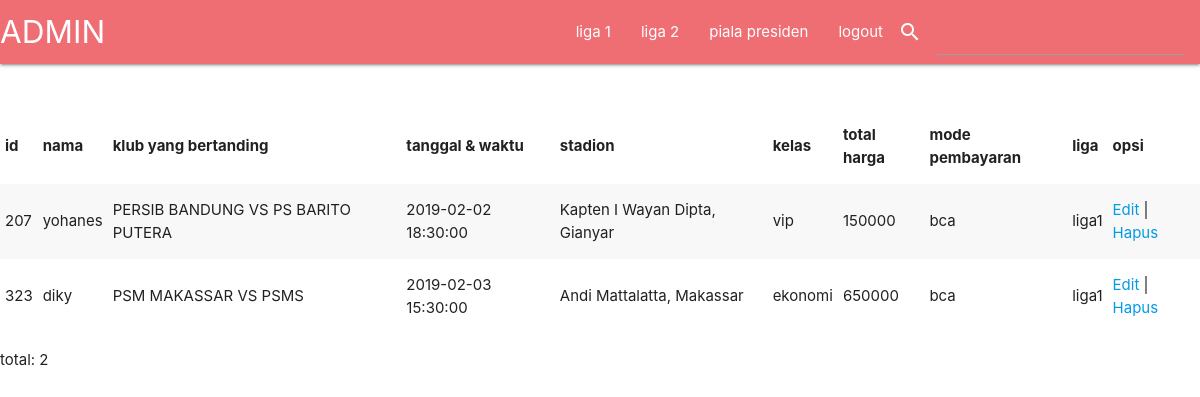
Page /halaman_admin1.php on the committed database.
### tables this page shows
CREATE TABLE `pemesanan` (
  `id` char(16) NOT NULL,
  `nama` varchar(100) NOT NULL,
  `klub_b` varchar(100) NOT NULL,
  `tanggal` datetime NOT NULL,
  `stadion` varchar(100) NOT NULL,
  `kelas` varchar(20) NOT NULL,
  `total` varchar(100) NOT NULL,
  `pembayaran` varchar(20) NOT NULL,
  `liga` varchar(100) NOT NULL
);

### halaman_admin1.php (the view, shortened to what this page needs)
<?php include 'koneksi.php'; ?>
<!DOCTYPE html>
<html>
<link rel="stylesheet"href="https://cdnjs.cloudflare.com/ajax/libs/materialize/1.0.0/css/materialize.min.css">
<head>
</head>
<body>
<form method="post" action="cari2.php">
 <nav>
    <div class="nav-wrapper">
      <a href="halaman_admin.php" class="brand-logo">ADMIN</a>
      <ul id="nav-mobile" class="right hide-on-med-and-down">
        <li><a href="halaman_admin1.php">liga 1</a></li>&emsp;
        <li><a href="halaman_admin2.php">liga 2</a></li>
        <li><a href="halaman_admin3.php">piala presiden</a></li>
        <li><a href="logout.php">logout</a></li>
        <i class="small material-icons left" >search</i>
         <li class="input-field"><input type="text" name="cari" required>
         </li>
      </ul>
    </div>
  </nav>
</form></br></br>
    <table class="striped">
    <thead>
    <tr>
        <th>id</th>
        <th>nama</th>
        <th>klub yang bertanding</th>
        <th>tanggal & waktu</th>
        <th>stadion</th>
        <th>kelas</th>
        <th>total harga</th>
        <th>mode pembayaran</th>
        <th>liga</th>
        <th>opsi</th>
    </tr>
    </thead>
    <tbody>
        <?php
        $sql = "SELECT * FROM pemesanan where liga = 'liga1'";
        $query = mysqli_query($koneksi, $sql);
        while($data = mysqli_fetch_array($query)){
            echo "<tr>";
            echo "<td>".$data['id']."</td>";
            echo "<td>".$data['nama']."</td>";
            echo "<td>".$data['klub_b']."</td>";
            echo "<td>".$data['tanggal']."</td>";
            echo "<td>".$data['stadion']."</td>";
            echo "<td>".$data['kelas']."</td>";
            echo "<td>".$data['total']."</td>";
            echo "<td>".$data['pembayaran']."</td>";
            echo "<td>".$data['liga']."</td>";
            echo "<td>";
            echo "<a href='edit_admin.php?id=".$data['id']."'>Edit</a> | ";
            echo "<a href='hapus.php?id=".$data['id']."'>Hapus</a>";
            echo "</td>";
            echo "</tr>";
        }
        ?>
    </tbody>
    </table>
    <p>total: <?php echo mysqli_num_rows($query) ?> </p>
</body>
</html>

### rows in the picture
pemesanan: id "207", nama "yohanes", klub_b "PERSIB BANDUNG VS PS BARITO PUTERA", tanggal "2019-02-02 18:30:00", stadion "Kapten I Wayan Dipta, Gianyar", kelas "vip", total "150000", pembayaran "bca", liga "liga1"
pemesanan: id "323", nama "diky", klub_b "PSM MAKASSAR VS PSMS", tanggal "2019-02-03 15:30:00", stadion "Andi Mattalatta, Makassar", kelas "ekonomi", total "650000", pembayaran "bca", liga "liga1"

### other values in the picture
mysqli_num_rows($query) "2"
